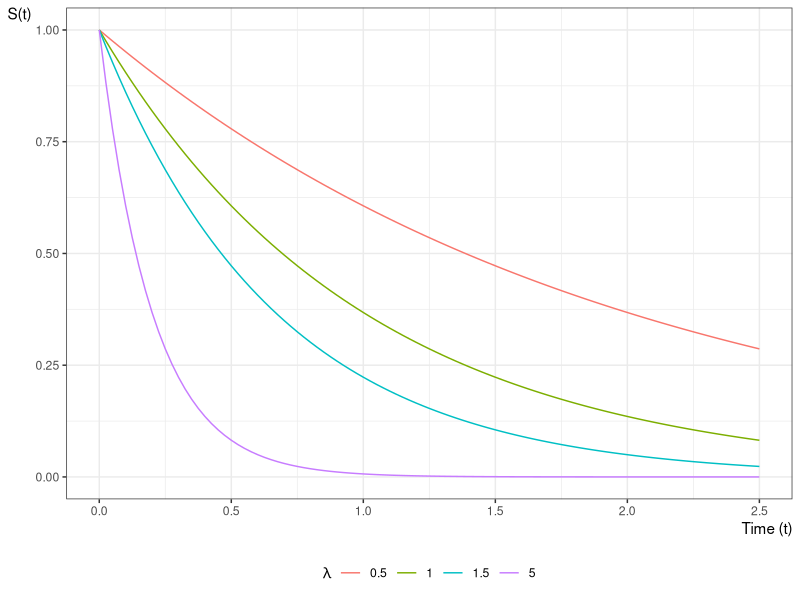

The R script that drew this image:
## ---- chunk 1
#| fig-cap: "Exponential Survival Functions"
#| label: fig-exp-survfuns
library(ggplot2)
ggplot() +
  geom_function(
    aes(col = "0.5"),
    fun = pexp,
    args = list(lower.tail = FALSE, rate = 0.5)
  ) +
  geom_function(
    aes(col = "1"),
    fun = pexp,
    args = list(lower.tail = FALSE, rate = 1)
  ) +
  geom_function(
    aes(col = "1.5"),
    fun = pexp,
    args = list(lower.tail = FALSE, rate = 1.5)
  ) +
  geom_function(
    aes(col = "5"),
    fun = pexp,
    args = list(lower.tail = FALSE, rate = 5)
  ) +
  theme_bw() +
  ylab("S(t)") +
  guides(col = guide_legend(title = expr(lambda))) +
  xlab("Time (t)") +
  xlim(0, 2.5) +
  theme(
    legend.position = "bottom",
    axis.title.x =
      element_text(
        angle = 0,
        vjust = 1,
        hjust = 1
      ),
    axis.title.y =
      element_text(
        angle = 0,
        vjust = 1,
        hjust = 1
      )
  )
